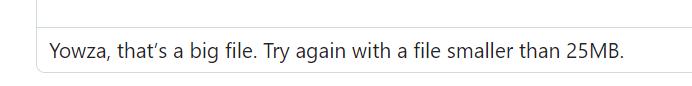
#> input picture IS_1/Presentation_but_not_really.png, 692 x 86 px, given in place of the camera
$ python lab2_3.py
#> lines starting #> are read from the running program, lines starting #| are printed output that depends on the picture; after the words box and inside, x2 and y2 are one past the last pixel; in counts of white or black regions, pixels touching at a corner belong together
import cv2
import numpy as np

cap = cv2.VideoCapture(0)

while True:
    ret, frame = cap.read()
#> frame is the input picture: shape (86, 692, 3); mean B, G, R 247.2, 246.8, 246.8
    hsv = cv2.cvtColor(frame, cv2.COLOR_BGR2HSV)
#> hsv: shape (86, 692, 3); mean H, S, V 8.2, 7.5, 249.5

    mask = cv2.inRange(hsv, (140,50,120), (179,255,255))
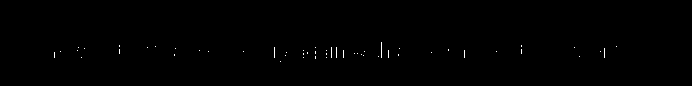
#> mask: shape (86, 692); 0.26% white in thin lines or dots, all inside (x1, y1, x2, y2) = (54, 42, 617, 62)
    #mask = cv2.inRange(hsv, lower_red, upper_red)

    kernel = np.ones((5, 5), np.uint8)

    image_opening = cv2.morphologyEx(mask, cv2.MORPH_OPEN, kernel)
#> image_opening: shape (86, 692); every value is 0
    image_closing = cv2.morphologyEx(mask, cv2.MORPH_CLOSE, kernel)
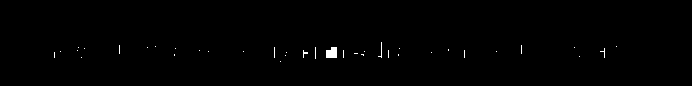
#> image_closing: shape (86, 692); 0.44% white; 38 white regions (37 under 20 px), largest, box (x1, y1, x2, y2) and area: (326, 47, 337, 58) 106
    cv2.imshow("Open", image_opening)
    cv2.imshow("Close", image_closing)
    if cv2.waitKey(1) & 0xFF == ord('q'):
#> (key q is pressed here)
        break

cap.release()
cv2.destroyAllWindows()

def erode(image, kernel):
    m, n = image.shape
    km, kn = kernel.shape
    hkm = km // 2
    hkn = kn // 2
    eroded = np.copy(image)

    for i in range(hkm, m - hkm):
        for j in range(hkn, n - hkn):
            eroded[i, j] = np.min(
                image[i - hkm:i + hkm + 1, j - hkn:j + hkn + 1][kernel == 1])

    return eroded

def dilate(image, kernel):
    m, n = image.shape
    km, kn = kernel.shape
    hkm = km // 2
    hkn = kn // 2
    dilated = np.copy(image)

    for i in range(hkm, m - hkm):
        for j in range(hkn, n - hkn):
            dilated[i, j] = np.max(
                image[i - hkm:i + hkm + 1, j - hkn:j + hkn + 1][kernel == 1])

    return dilated
